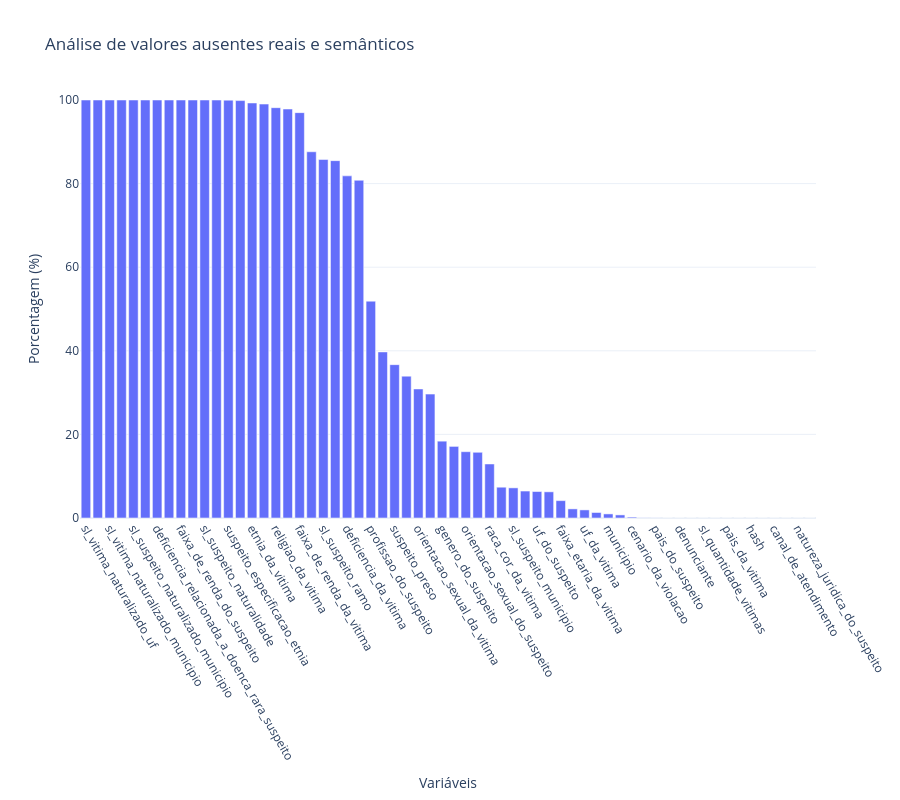

Notebook source saved alongside this figure:
### Code cell
fig = px.bar(
    x=missing_values.index,
    y=missing_values.values,
    labels={"x": "Variáveis", "y": "Porcentagem (%)"},
    title="Análise de valores ausentes reais e semânticos"
)

fig.update_layout(
    xaxis_tickangle=60,
    yaxis=dict(range=[0, 100]),
    height=800
)

fig.show()

### Figure 1 — Plotly figure (JSON) as saved in the notebook; plotly's stock layout.template omitted (floating-point values rounded to 4 significant figures)
{"data": [{"hovertemplate": "Variáveis=%{x}<br>Porcentagem (%)=%{y}<extra></extra>", "legendgroup": "", "marker": {"color": "#636efa", "pattern": {"shape": ""}}, "name": "", "orientation": "v", "showlegend": false, "textposition": "auto", "type": "bar", "x": ["sl_vitima_naturalizado_uf", "sl_vitima_naturalidade", "sl_vitima_naturalizado_municipio", "deficiencia_relacionada_a_doenca_rara", "sl_suspeito_naturalizado_municipio", "sl_suspeito_naturalizado_uf", "deficiencia_relacionada_a_doenca_rara_suspeito", "grau_de_instrucao_do_suspeito", "faixa_de_renda_do_suspeito", "vinculo_orgao_pj_do_suspeito", "sl_suspeito_naturalidade", "vitima_especificacao_etnia", "suspeito_especificacao_etnia", "suspeito_etnia", "etnia_da_vitima", "religiao_do_suspeito", "religiao_da_vitima", "profissao_da_vitima", "faixa_de_renda_da_vitima", "grau_de_instrucao_da_vitima", "sl_suspeito_ramo", "deficiencia_do_suspeito", "deficiencia_da_vitima", "motivacao", "profissao_do_suspeito", "raca_cor_do_suspeito", "suspeito_preso", "faixa_etaria_do_suspeito", "orientacao_sexual_da_vitima", "vitima_preso_a", "genero_do_suspeito", "inicio_das_violacoes", "orientacao_sexual_do_suspeito", "doenca_rara_do_suspeito", "raca_cor_da_vitima", "genero_da_vitima", "sl_suspeito_municipio", "frequencia", "uf_do_suspeito", "doenca_rara_da_vitima", "faixa_etaria_da_vitima", "municipio_da_vitima", "uf_da_vitima", "relacao_vitima_suspeito", "municipio", "uf", "cenario_da_violacao", "suspeito_nacionalidade", "pais_do_suspeito", "sl_vitima_cadastro", "denunciante", "pais", "sl_quantidade_vitimas", "grupo_vulneravel", "pais_da_vitima", "nacionalidade_da_vitima", "hash", "data_de_cadastro", "canal_de_atendimento", "denuncia_emergencial", "natureza_juridica_do_suspeito", "violacao"], "xaxis": "x", "y": [100.0, 100.0, 100.0, 100.0, 100.0, 100.0, 100.0, 100.0, 100.0, 100.0, 100.0, 99.99, 99.97, 99.86, 99.29, 99.03, 98.16, 97.84, 96.98, 87.61, 85.76, 85.49, 81.85, 80.8, 51.87, 39.73, 36.69, 33.93, 30.87, 29.64, 18.38, 17.13, 15.86, 15.72, 12.92, 7.367, 7.21, 6.447, 6.332, 6.264, 4.156, 2.179, 1.938, 1.317, 0.9794, 0.7395, 0.2202, 0.03419, 0.01854, 0.00669, 0.0006194, 0.0001652, 0.0, 0.0, 0.0, 0.0, 0.0, 0.0, 0.0, 0.0, 0.0, 0.0], "yaxis": "y"}], "layout": {"barmode": "relative", "height": 800, "legend": {"tracegroupgap": 0}, "title": {"text": "Análise de valores ausentes reais e semânticos"}, "xaxis": {"anchor": "y", "domain": [0, 1], "tickangle": 60, "title": {"text": "Variáveis"}}, "yaxis": {"anchor": "x", "domain": [0, 1], "range": [0, 100], "title": {"text": "Porcentagem (%)"}}}}
